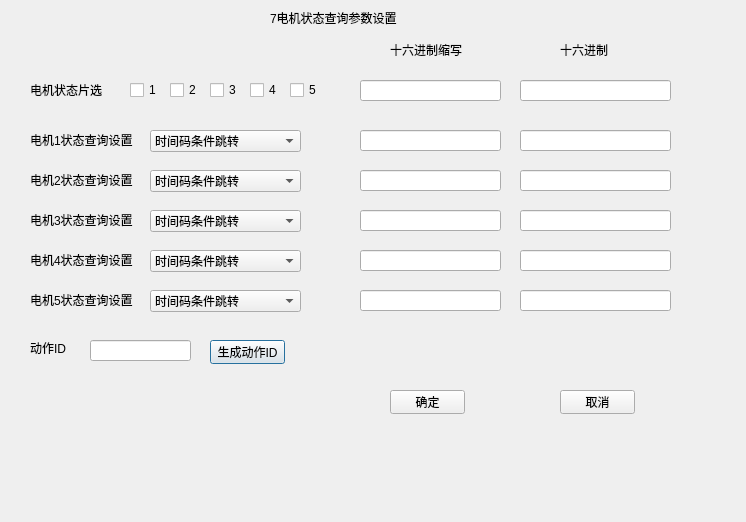
<?xml version="1.0" encoding="UTF-8"?>
<ui version="4.0">
 <class>MotorStatusInquiry</class>
 <widget class="QDialog" name="MotorStatusInquiry">
  <property name="geometry">
   <rect>
    <x>0</x>
    <y>0</y>
    <width>746</width>
    <height>522</height>
   </rect>
  </property>
  <property name="windowTitle">
   <string>Dialog</string>
  </property>
  <widget class="QLabel" name="label">
   <property name="geometry">
    <rect>
     <x>30</x>
     <y>80</y>
     <width>81</width>
     <height>20</height>
    </rect>
   </property>
   <property name="text">
    <string>电机状态片选</string>
   </property>
  </widget>
  <widget class="QCheckBox" name="checkBox_1">
   <property name="geometry">
    <rect>
     <x>130</x>
     <y>80</y>
     <width>31</width>
     <height>20</height>
    </rect>
   </property>
   <property name="text">
    <string>1</string>
   </property>
  </widget>
  <widget class="QCheckBox" name="checkBox_2">
   <property name="geometry">
    <rect>
     <x>170</x>
     <y>80</y>
     <width>31</width>
     <height>20</height>
    </rect>
   </property>
   <property name="text">
    <string>2</string>
   </property>
  </widget>
  <widget class="QCheckBox" name="checkBox_3">
   <property name="geometry">
    <rect>
     <x>210</x>
     <y>80</y>
     <width>31</width>
     <height>20</height>
    </rect>
   </property>
   <property name="text">
    <string>3</string>
   </property>
  </widget>
  <widget class="QCheckBox" name="checkBox_4">
   <property name="geometry">
    <rect>
     <x>250</x>
     <y>80</y>
     <width>31</width>
     <height>20</height>
    </rect>
   </property>
   <property name="text">
    <string>4</string>
   </property>
  </widget>
  <widget class="QCheckBox" name="checkBox_5">
   <property name="geometry">
    <rect>
     <x>290</x>
     <y>80</y>
     <width>31</width>
     <height>20</height>
    </rect>
   </property>
   <property name="text">
    <string>5</string>
   </property>
  </widget>
  <widget class="QLabel" name="label_2">
   <property name="geometry">
    <rect>
     <x>30</x>
     <y>130</y>
     <width>111</width>
     <height>20</height>
    </rect>
   </property>
   <property name="text">
    <string>电机1状态查询设置</string>
   </property>
  </widget>
  <widget class="QComboBox" name="comboBox_1">
   <property name="geometry">
    <rect>
     <x>150</x>
     <y>130</y>
     <width>151</width>
     <height>22</height>
    </rect>
   </property>
   <item>
    <property name="text">
     <string>时间码条件跳转</string>
    </property>
   </item>
   <item>
    <property name="text">
     <string>到位条件跳转</string>
    </property>
   </item>
  </widget>
  <widget class="QComboBox" name="comboBox_2">
   <property name="geometry">
    <rect>
     <x>150</x>
     <y>170</y>
     <width>151</width>
     <height>22</height>
    </rect>
   </property>
   <item>
    <property name="text">
     <string>时间码条件跳转</string>
    </property>
   </item>
   <item>
    <property name="text">
     <string>到位条件跳转</string>
    </property>
   </item>
  </widget>
  <widget class="QLabel" name="label_3">
   <property name="geometry">
    <rect>
     <x>30</x>
     <y>170</y>
     <width>111</width>
     <height>20</height>
    </rect>
   </property>
   <property name="text">
    <string>电机2状态查询设置</string>
   </property>
  </widget>
  <widget class="QComboBox" name="comboBox_3">
   <property name="geometry">
    <rect>
     <x>150</x>
     <y>210</y>
     <width>151</width>
     <height>22</height>
    </rect>
   </property>
   <item>
    <property name="text">
     <string>时间码条件跳转</string>
    </property>
   </item>
   <item>
    <property name="text">
     <string>到位条件跳转</string>
    </property>
   </item>
  </widget>
  <widget class="QLabel" name="label_4">
   <property name="geometry">
    <rect>
     <x>30</x>
     <y>210</y>
     <width>111</width>
     <height>20</height>
    </rect>
   </property>
   <property name="text">
    <string>电机3状态查询设置</string>
   </property>
  </widget>
  <widget class="QComboBox" name="comboBox_4">
   <property name="geometry">
    <rect>
     <x>150</x>
     <y>250</y>
     <width>151</width>
     <height>22</height>
    </rect>
   </property>
   <item>
    <property name="text">
     <string>时间码条件跳转</string>
    </property>
   </item>
   <item>
    <property name="text">
     <string>到位条件跳转</string>
    </property>
   </item>
  </widget>
  <widget class="QLabel" name="label_5">
   <property name="geometry">
    <rect>
     <x>30</x>
     <y>250</y>
     <width>111</width>
     <height>20</height>
    </rect>
   </property>
   <property name="text">
    <string>电机4状态查询设置</string>
   </property>
  </widget>
  <widget class="QComboBox" name="comboBox_5">
   <property name="geometry">
    <rect>
     <x>150</x>
     <y>290</y>
     <width>151</width>
     <height>22</height>
    </rect>
   </property>
   <item>
    <property name="text">
     <string>时间码条件跳转</string>
    </property>
   </item>
   <item>
    <property name="text">
     <string>到位条件跳转</string>
    </property>
   </item>
  </widget>
  <widget class="QLabel" name="label_6">
   <property name="geometry">
    <rect>
     <x>30</x>
     <y>290</y>
     <width>111</width>
     <height>20</height>
    </rect>
   </property>
   <property name="text">
    <string>电机5状态查询设置</string>
   </property>
  </widget>
  <widget class="QLabel" name="label_7">
   <property name="geometry">
    <rect>
     <x>390</x>
     <y>40</y>
     <width>81</width>
     <height>20</height>
    </rect>
   </property>
   <property name="text">
    <string>十六进制缩写</string>
   </property>
  </widget>
  <widget class="QLabel" name="label_8">
   <property name="geometry">
    <rect>
     <x>560</x>
     <y>40</y>
     <width>51</width>
     <height>20</height>
    </rect>
   </property>
   <property name="text">
    <string>十六进制</string>
   </property>
  </widget>
  <widget class="QLineEdit" name="hexOmitLineEdit_1">
   <property name="geometry">
    <rect>
     <x>360</x>
     <y>130</y>
     <width>141</width>
     <height>21</height>
    </rect>
   </property>
   <property name="readOnly">
    <bool>true</bool>
   </property>
  </widget>
  <widget class="QLineEdit" name="hexOmitLineEdit_2">
   <property name="geometry">
    <rect>
     <x>360</x>
     <y>170</y>
     <width>141</width>
     <height>21</height>
    </rect>
   </property>
   <property name="readOnly">
    <bool>true</bool>
   </property>
  </widget>
  <widget class="QLineEdit" name="hexOmitLineEdit_3">
   <property name="geometry">
    <rect>
     <x>360</x>
     <y>210</y>
     <width>141</width>
     <height>21</height>
    </rect>
   </property>
   <property name="readOnly">
    <bool>true</bool>
   </property>
  </widget>
  <widget class="QLineEdit" name="hexOmitLineEdit_4">
   <property name="geometry">
    <rect>
     <x>360</x>
     <y>250</y>
     <width>141</width>
     <height>21</height>
    </rect>
   </property>
   <property name="readOnly">
    <bool>true</bool>
   </property>
  </widget>
  <widget class="QLineEdit" name="hexOmitLineEdit_5">
   <property name="geometry">
    <rect>
     <x>360</x>
     <y>290</y>
     <width>141</width>
     <height>21</height>
    </rect>
   </property>
   <property name="readOnly">
    <bool>true</bool>
   </property>
  </widget>
  <widget class="QLineEdit" name="hexLineEdit_1">
   <property name="geometry">
    <rect>
     <x>520</x>
     <y>130</y>
     <width>151</width>
     <height>21</height>
    </rect>
   </property>
   <property name="readOnly">
    <bool>true</bool>
   </property>
  </widget>
  <widget class="QLineEdit" name="hexLineEdit_2">
   <property name="geometry">
    <rect>
     <x>520</x>
     <y>170</y>
     <width>151</width>
     <height>21</height>
    </rect>
   </property>
   <property name="readOnly">
    <bool>true</bool>
   </property>
  </widget>
  <widget class="QLineEdit" name="hexLineEdit_3">
   <property name="geometry">
    <rect>
     <x>520</x>
     <y>210</y>
     <width>151</width>
     <height>21</height>
    </rect>
   </property>
   <property name="readOnly">
    <bool>true</bool>
   </property>
  </widget>
  <widget class="QLineEdit" name="hexLineEdit_4">
   <property name="geometry">
    <rect>
     <x>520</x>
     <y>250</y>
     <width>151</width>
     <height>21</height>
    </rect>
   </property>
   <property name="readOnly">
    <bool>true</bool>
   </property>
  </widget>
  <widget class="QLineEdit" name="hexLineEdit_5">
   <property name="geometry">
    <rect>
     <x>520</x>
     <y>290</y>
     <width>151</width>
     <height>21</height>
    </rect>
   </property>
   <property name="readOnly">
    <bool>true</bool>
   </property>
  </widget>
  <widget class="QLabel" name="label_9">
   <property name="geometry">
    <rect>
     <x>30</x>
     <y>340</y>
     <width>54</width>
     <height>16</height>
    </rect>
   </property>
   <property name="text">
    <string>动作ID</string>
   </property>
  </widget>
  <widget class="QLineEdit" name="actionIDLineEdit">
   <property name="geometry">
    <rect>
     <x>90</x>
     <y>340</y>
     <width>101</width>
     <height>21</height>
    </rect>
   </property>
   <property name="readOnly">
    <bool>true</bool>
   </property>
  </widget>
  <widget class="QPushButton" name="generateIDPushButton">
   <property name="geometry">
    <rect>
     <x>210</x>
     <y>340</y>
     <width>75</width>
     <height>24</height>
    </rect>
   </property>
   <property name="text">
    <string>生成动作ID</string>
   </property>
  </widget>
  <widget class="QPushButton" name="commitPushButton">
   <property name="geometry">
    <rect>
     <x>390</x>
     <y>390</y>
     <width>75</width>
     <height>24</height>
    </rect>
   </property>
   <property name="text">
    <string>确定</string>
   </property>
  </widget>
  <widget class="QPushButton" name="cancelPushButton">
   <property name="geometry">
    <rect>
     <x>560</x>
     <y>390</y>
     <width>75</width>
     <height>24</height>
    </rect>
   </property>
   <property name="text">
    <string>取消</string>
   </property>
  </widget>
  <widget class="QLabel" name="label_10">
   <property name="geometry">
    <rect>
     <x>270</x>
     <y>10</y>
     <width>131</width>
     <height>16</height>
    </rect>
   </property>
   <property name="text">
    <string>7电机状态查询参数设置</string>
   </property>
  </widget>
  <widget class="QLineEdit" name="hexLineEdit">
   <property name="geometry">
    <rect>
     <x>520</x>
     <y>80</y>
     <width>151</width>
     <height>21</height>
    </rect>
   </property>
   <property name="readOnly">
    <bool>true</bool>
   </property>
  </widget>
  <widget class="QLineEdit" name="hexOmitLineEdit">
   <property name="geometry">
    <rect>
     <x>360</x>
     <y>80</y>
     <width>141</width>
     <height>21</height>
    </rect>
   </property>
   <property name="readOnly">
    <bool>true</bool>
   </property>
  </widget>
 </widget>
 <resources/>
 <connections/>
</ui>
